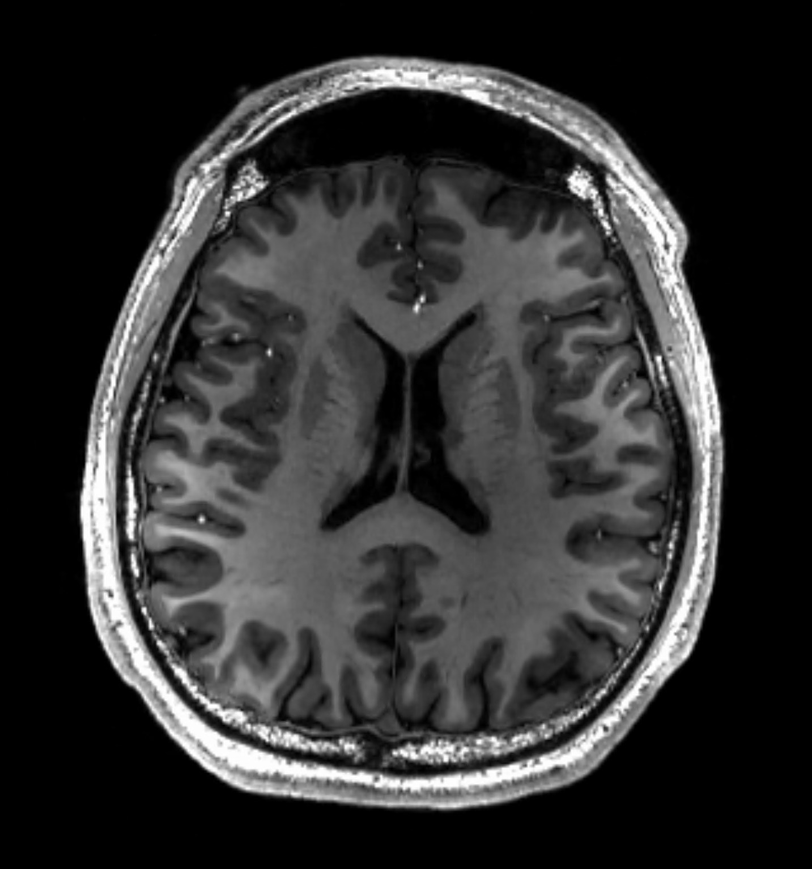
#> input picture Thresholding/img.png, 812 x 869 px, shrunk from 1433 x 1534 before the run
$ jupyter execute --allow-errors 'Image Segmentation Techniques.ipynb'   (older library calls are emulated)
#> lines starting #> are read from the running program, lines starting #| are printed output that depends on the picture; after the words box and inside, x2 and y2 are one past the last pixel; in counts of white or black regions, pixels touching at a corner belong together
# **Image Segmentation Techniques**
**Required Packages**:
`!pip install numpy matplotlib opencv-python scikit-image ipywidgets`

## **3.1 Thresholding**
### **Theory**
Segmentation based on intensity values:

**Global Thresholding**:
$$ g(x,y) = \begin{cases}
1 & \text{if } f(x,y) > T \\
0 & \text{otherwise}
\end{cases} $$

**Otsu's Method**:
Automatically determines optimal threshold by minimizing intra-class variance:
$$ \sigma_w^2(t) = \omega_0(t)\sigma_0^2(t) + \omega_1(t)\sigma_1^2(t) $$
Where $\omega$ are class probabilities and $\sigma^2$ are variances

*Reference: Gonzalez & Woods, Chapter 10*

[cell 1]
import cv2
import numpy as np
import matplotlib.pyplot as plt
from ipywidgets import interact

# Thresholding Demo
def thresholding_demo(image_path='grayscale_image.jpg'):
#> called with image_path = 'img.png'
    img = cv2.imread(image_path, 0)
#> img is the input picture: shape (869, 812); min 0, max 255, mean 48.6
#> the sliders are set to method = binary, threshold = 127

    @interact(method=['binary', 'adaptive', 'otsu'], threshold=(0, 255, 5))
    def apply_threshold(method='otsu', threshold=127):
#> called with method = 'binary', threshold = 127
        if method == 'binary':
            _, thresh = cv2.threshold(img, threshold, 255, cv2.THRESH_BINARY)
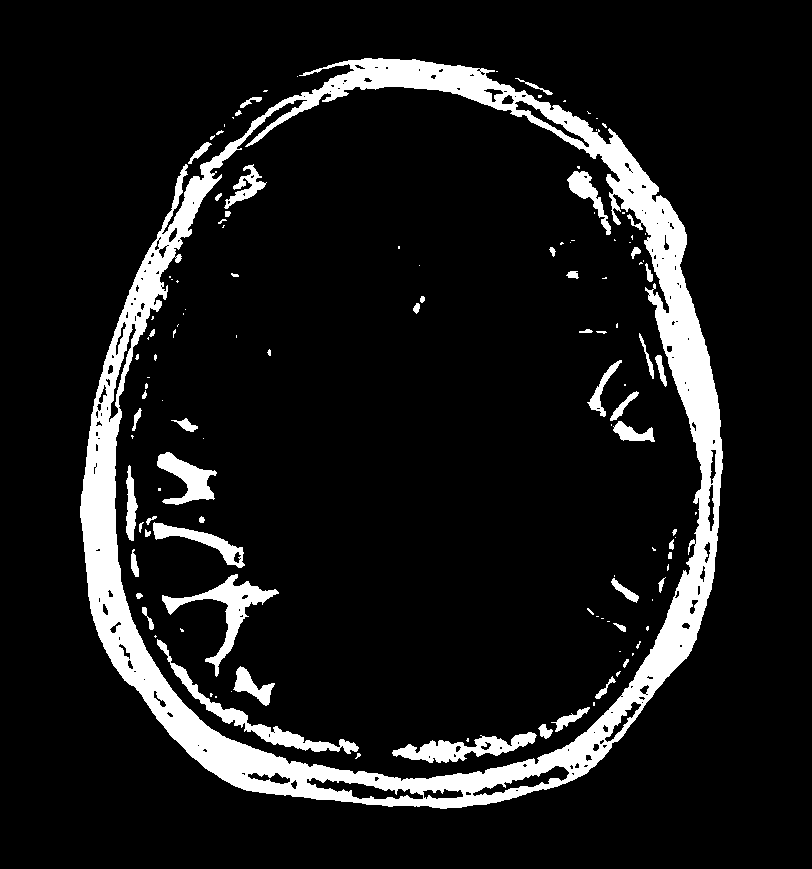
#> thresh: shape (869, 812); 10.4% white; 126 white regions (74 under 20 px), largest, box (x1, y1, x2, y2) and area: (80, 58, 723, 809) 57280, (162, 574, 279, 677) 2369, (157, 639, 359, 754) 2293
        elif method == 'adaptive':
            thresh = cv2.adaptiveThreshold(img, 255, cv2.ADAPTIVE_THRESH_GAUSSIAN_C,
                                         cv2.THRESH_BINARY, 11, 2)
        else:
            _, thresh = cv2.threshold(img, 0, 255, cv2.THRESH_BINARY+cv2.THRESH_OTSU)

        plt.figure(figsize=(10,5))
        plt.subplot(121), plt.imshow(img, cmap='gray'), plt.title('Original')
        plt.subplot(122), plt.imshow(thresh, cmap='gray'), plt.title(f'{method.capitalize()} Thresholding')
        plt.show()

thresholding_demo('img.png')

## **3.2 Edge Detection**
### **Theory**
**Canny Edge Detector**:
1. Gaussian smoothing
2. Gradient calculation (Sobel operators)
3. Non-maximum suppression
4. Hysteresis thresholding

**Sobel Operator**:
$$ G_x = \begin{bmatrix} -1 & 0 & 1 \\ -2 & 0 & 2 \\ -1 & 0 & 1 \end{bmatrix},
   G_y = \begin{bmatrix} -1 & -2 & -1 \\ 0 & 0 & 0 \\ 1 & 2 & 1 \end{bmatrix} $$
$$ \text{Gradient magnitude} = \sqrt{G_x^2 + G_y^2} $$

*Reference: Marr & Hildreth, 1980*

[cell 2]
def edge_detection_demo(image_path='brain_mri.jpg'):
#> the sliders are set to method = sobel, low_thresh = 127, high_thresh = 127
    img = cv2.imread(image_path, 0)

    @interact(method=['sobel', 'canny'], low_thresh=(0, 255, 5), high_thresh=(0, 255, 5))
    def detect_edges(method='canny', low_thresh=50, high_thresh=150):
#> called with method = 'sobel', low_thresh = 127, high_thresh = 127
        if method == 'sobel':
            grad_x = cv2.Sobel(img, cv2.CV_64F, 1, 0, ksize=3)
            grad_y = cv2.Sobel(img, cv2.CV_64F, 0, 1, ksize=3)
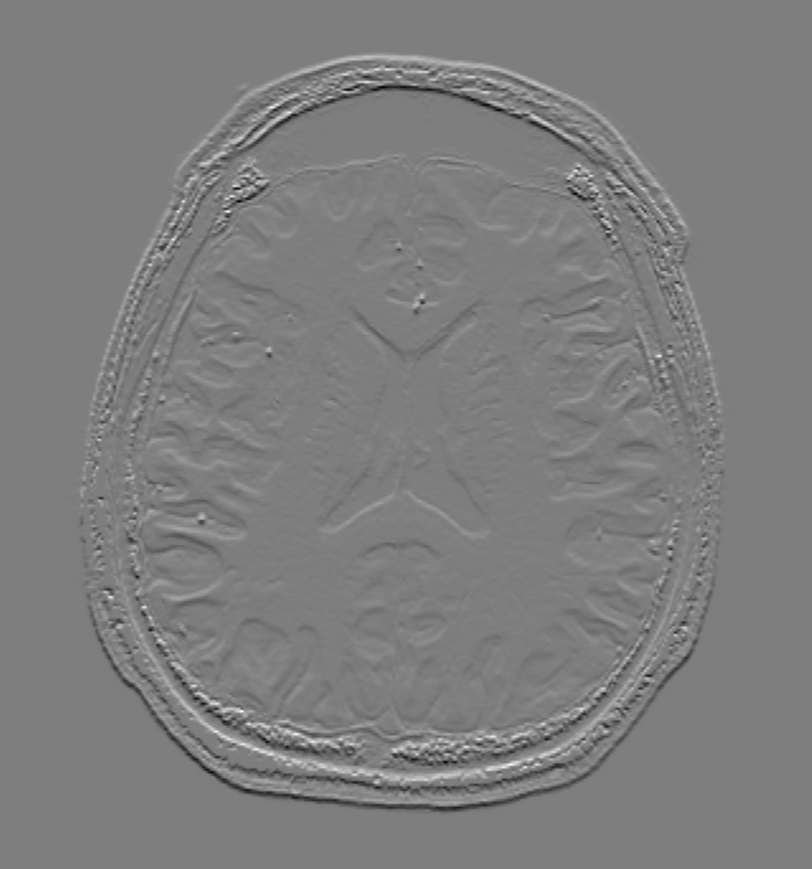
#> grad_y: shape (869, 812) float64; min -563, max 576, mean 0; drawn with min black and max white
            edges = np.sqrt(grad_x**2 + grad_y**2)
        else:
            edges = cv2.Canny(img, low_thresh, high_thresh)

        plt.figure(figsize=(10,5))
        plt.subplot(121), plt.imshow(img, cmap='gray'), plt.title('Original')
        plt.subplot(122), plt.imshow(edges, cmap='gray'), plt.title(f'{method.capitalize()} Edges')
        plt.show()

edge_detection_demo('img.png')

## **3.3 Region-Based Segmentation**
### **Theory**
**Region Growing**:
1. Select seed points
2. Merge neighboring pixels with similar properties
3. Stop when no more pixels can be added

**Watershed Algorithm**:
1. Compute distance transform
2. Create markers
3. Apply watershed transformation

$$ D(x,y) = \min_{(i,j)\in B} \sqrt{(x-i)^2 + (y-j)^2} $$
Where $B$ is the boundary set

*Reference: Vincent & Soille, 1991*

[cell 3]
from skimage.segmentation import watershed, mark_boundaries
from skimage.feature import peak_local_max

def watershed_demo(image_path='cells.jpg'):
#> called with image_path = 'img.png'
    img = cv2.imread(image_path)
    gray = cv2.cvtColor(img, cv2.COLOR_BGR2GRAY)

    # Thresholding
    _, thresh = cv2.threshold(gray, 0, 255, cv2.THRESH_BINARY_INV+cv2.THRESH_OTSU)
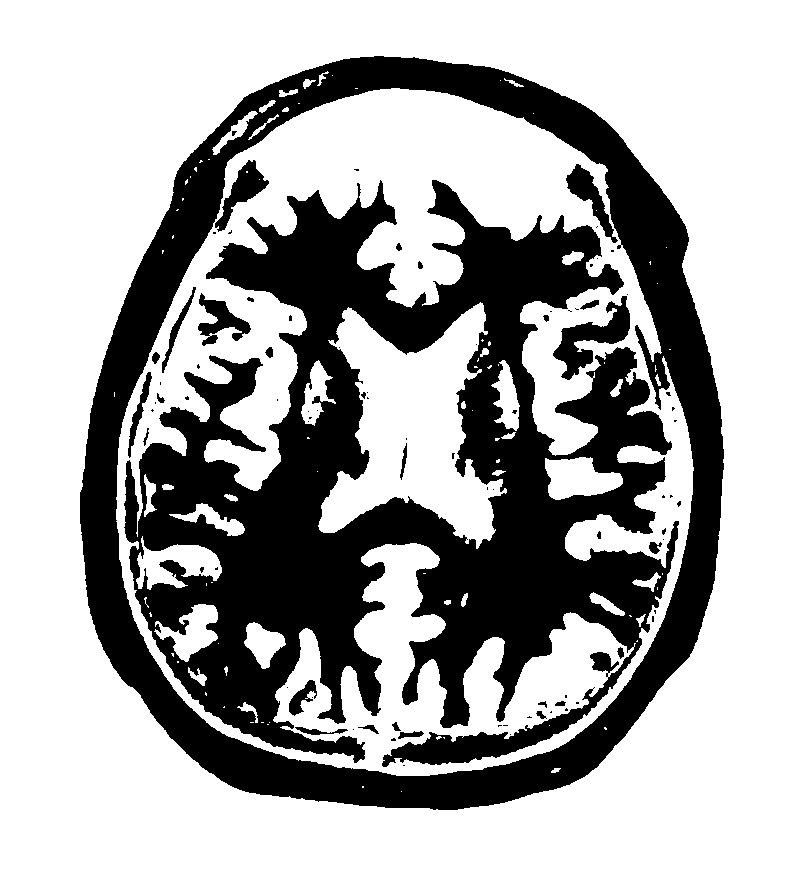
#> thresh: shape (869, 812); 66.5% white; 87 black regions (57 under 20 px), largest, box (x1, y1, x2, y2) and area: (124, 180, 679, 767) 145896, (80, 56, 724, 810) 81644, (553, 296, 630, 380) 2341

    # Distance transform
    dist = cv2.distanceTransform(thresh, cv2.DIST_L2, 5)
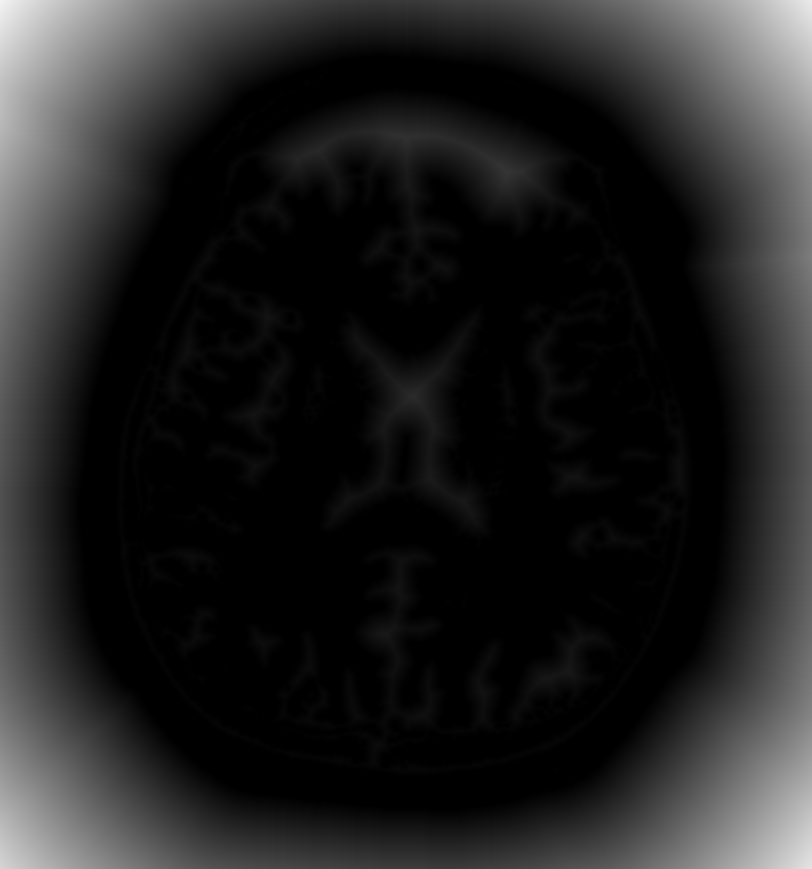
#> dist: shape (869, 812) float32; min 0, max 243.5, mean 34.2
    coords = peak_local_max(dist, footprint=np.ones((3,3)), labels=thresh)
#> coords = 3042 pairs, first value 1 to 867, second value 1 to 810

    # Markers
    markers = np.zeros(dist.shape, dtype=np.int32)
    for i, (x,y) in enumerate(coords):
        markers[x,y] = i+1
#> this loop made 3042 passes
#> (x, y) on passes 1 to 3: (1, 1), (1, 810), (867, 810)
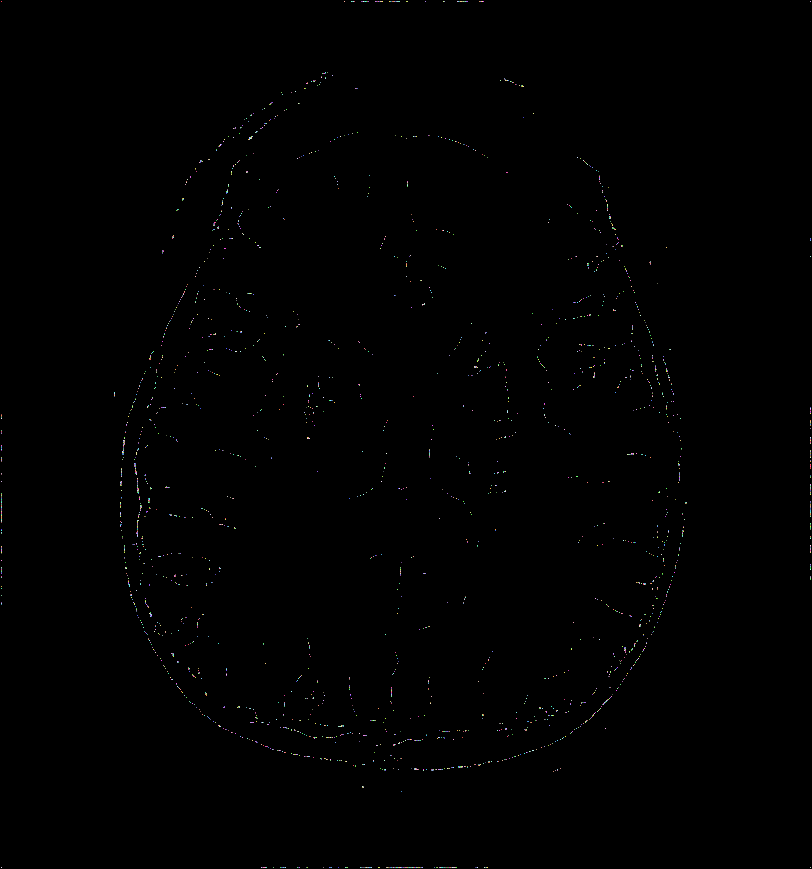
#> markers: shape (869, 812) int32; 3043 distinct labels, from 0 to 3042; one colour per label, 0 black

    # Watershed
    labels = watershed(-dist, markers, mask=thresh)
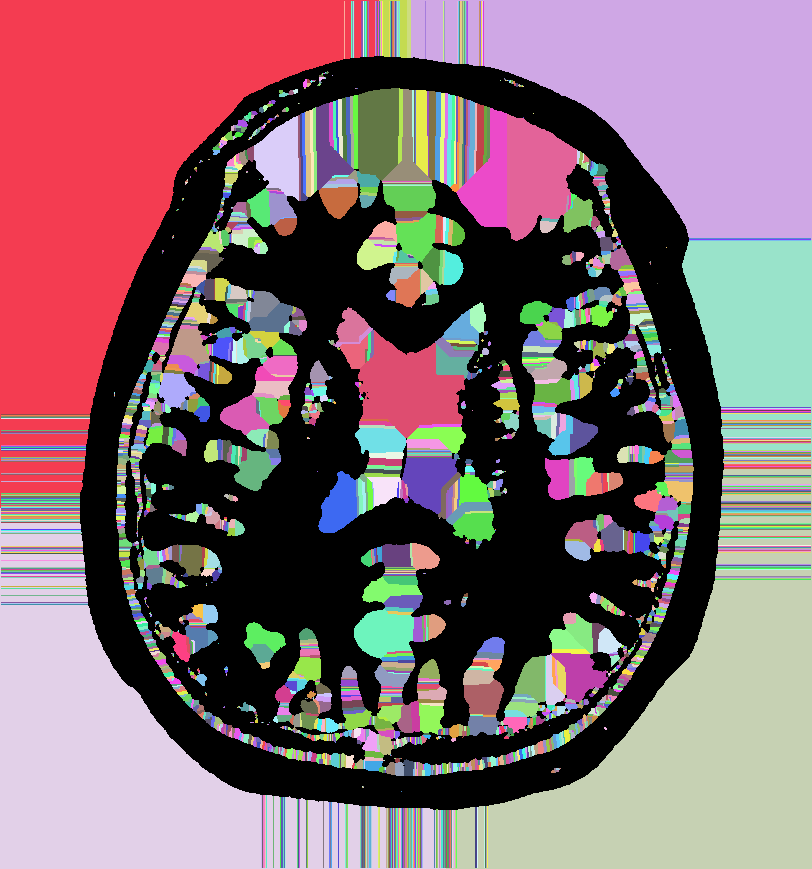
#> labels: shape (869, 812) int32; 3043 distinct labels, from 0 to 3042; one colour per label, 0 black

    plt.figure(figsize=(15,5))
    plt.subplot(131), plt.imshow(thresh, cmap='gray'), plt.title('Threshold')
    plt.subplot(132), plt.imshow(dist, cmap='jet'), plt.title('Distance Transform')
    plt.subplot(133), plt.imshow(mark_boundaries(img, labels)), plt.title('Watershed Result')
    plt.show()
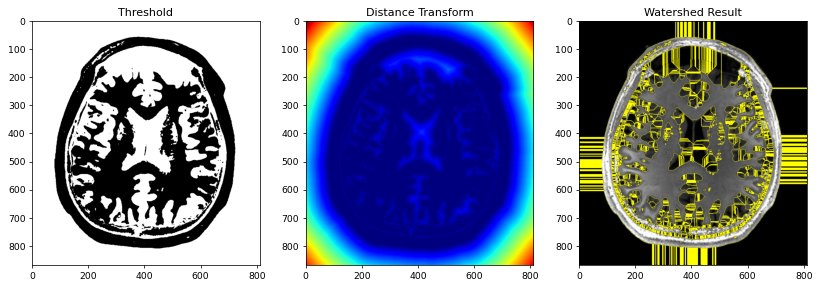
#> figure drawn by matplotlib, 3 panels

watershed_demo('img.png')

## **Exercises**
1. Implement manual Otsu thresholding
2. Create custom edge detection kernel
3. Implement basic region growing algorithm

## **Solutions**
### **Exercise 3.1: Manual Otsu**

[cell 4]
def otsu_threshold(image):
    hist = cv2.calcHist([image], [0], None, [256], [0,256]).ravel()
    hist_norm = hist / hist.sum()

    best_var = 0
    best_thresh = 0

    for t in range(1, 255):
        w0 = hist_norm[:t].sum()
        w1 = hist_norm[t:].sum()

        if w0 == 0 or w1 == 0:
            continue

        mu0 = (np.arange(t) * hist_norm[:t]).sum() / w0
        mu1 = (np.arange(t,256) * hist_norm[t:]).sum() / w1

        var = w0 * w1 * (mu0 - mu1)**2

        if var > best_var:
            best_var = var
            best_thresh = t

    return best_thresh

# Usage
img = cv2.imread('grayscale_image.jpg', 0)
t = otsu_threshold(img)
#> t = 0
_, thresh = cv2.threshold(img, t, 255, cv2.THRESH_BINARY)
#> (the rest of this cell did not finish here and is left out)
